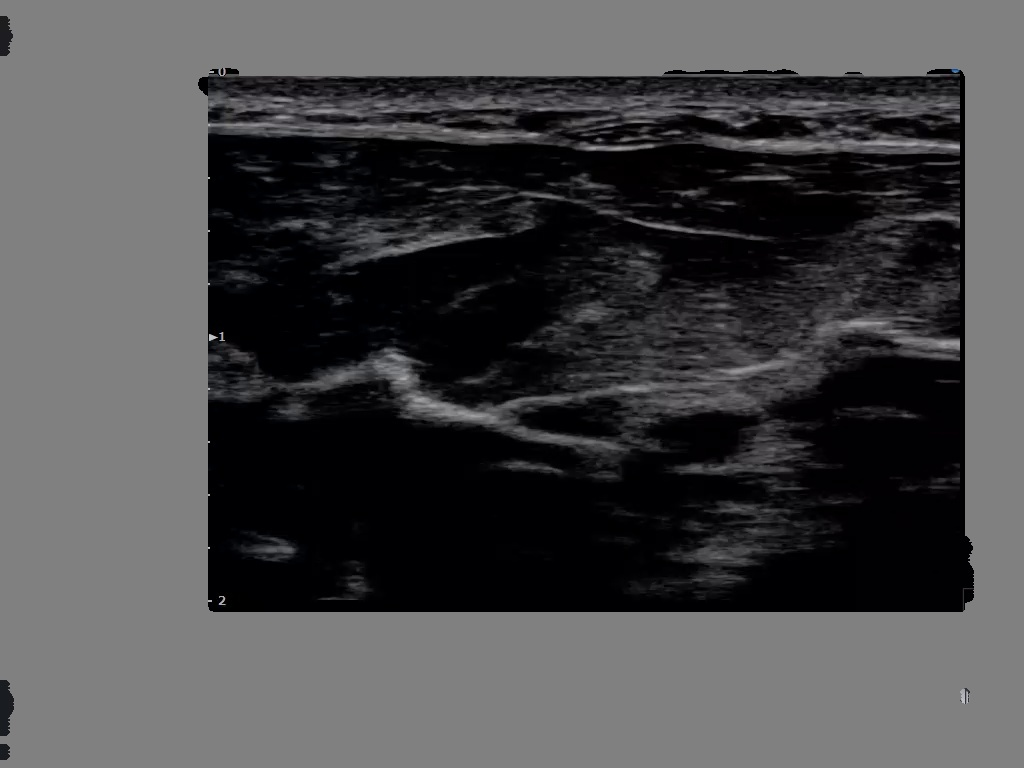
#> input picture mp42file/1-mask.jpg, 1024 x 768 px
$ python contours.py   (older library calls are emulated)
#> lines starting #> are read from the running program, lines starting #| are printed output that depends on the picture; after the words box and inside, x2 and y2 are one past the last pixel; in counts of white or black regions, pixels touching at a corner belong together; long printed decimals are rounded
import cv2 as cv
import numpy as np

# 读入图片
src = cv.imread('./1-mask.jpg')
#> src is the input picture: shape (768, 1024, 3); mean B, G, R 73.5, 72.2, 72.5
# 转换成灰度图
gray = cv.cvtColor(src, cv.COLOR_BGR2GRAY)
# 二值化
ret, thresh = cv.threshold(gray, 1, 127, cv.THRESH_BINARY)
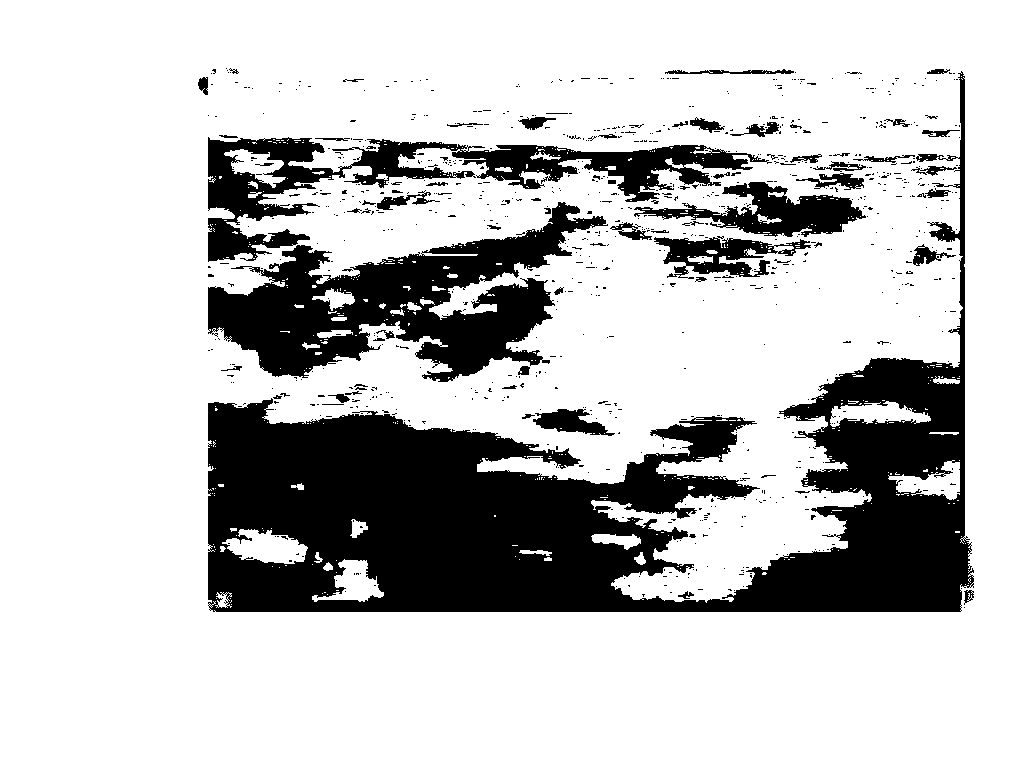
#> thresh: shape (768, 1024); values 0 (black) and 127 (white), 76.8% white; 870 black regions (793 under 20 px)

cv.imshow('thresh - 1-127', thresh)

# 查找轮廓
# binary-二值化结果，contours-轮廓信息，hierarchy-层级
# binary, contours, hierarchy = cv.findContours(thresh, cv.RETR_TREE, cv.CHAIN_APPROX_NONE)
contours, hierarchy = cv.findContours(thresh, cv.RETR_TREE, cv.CHAIN_APPROX_NONE)
#> contours = 1794 contours, 1631 with area under 20; largest, box (x1, y1, x2, y2) and area: (0, 0, 1024, 768) 784641, (207, 70, 975, 613) 126816, (207, 201, 609, 383) 32822, (343, 138, 770, 203) 11117, (207, 136, 353, 263) 10036
# 显示轮廓，tmp为黑色的背景图
tmp = np.zeros(src.shape, np.uint8)
res = cv.drawContours(tmp, contours, -1, (250, 255, 255), 1)
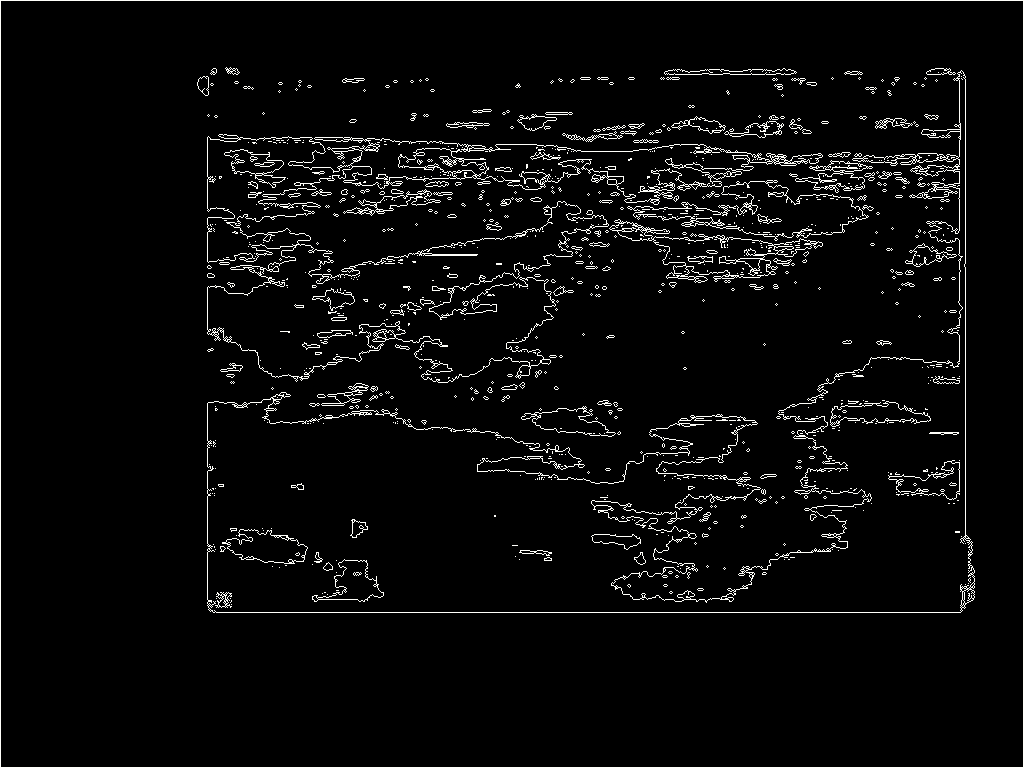
#> res: shape (768, 1024, 3); mean of channels 0, 1, 2 10, 10.2, 10.2; drawn as B, G, R
cv.imshow('Allcontours', res)

cnt = contours[8]
#> cnt = [[209, 605], [210, 604], [211, 605], [210, 606]]
tmp2 = np.zeros(src.shape, np.uint8)
res2 = cv.drawContours(tmp2, cnt, -1, (250, 255, 255), 2)
cv.imshow('cnt', res2)

# 轮廓特征
# 面积
print(cv.contourArea(cnt))
#| 2.0
# 周长,第二个参数指定图形是否闭环,如果是则为True, 否则只是一条曲线.
print(cv.arcLength(cnt, True))
#| 5.657

# 轮廓近似，epsilon数值越小，越近似
epsilon = 0.08 * cv.arcLength(cnt, True)
#> epsilon = 0.453
approx = cv.approxPolyDP(cnt, epsilon, True)
#> approx = [[209, 605], [210, 604], [211, 605], [210, 606]]
tmp2 = np.zeros(src.shape, np.uint8)
# 注意，这里approx要加中括号
res3 = cv.drawContours(tmp2, [approx], -1, (250, 250, 255), 1)
cv.imshow('approx', res3)

# 外接图形
x, y, w, h = cv.boundingRect(cnt)
#> x = 209; y = 604; w = 3; h = 3
# 直接在图片上进行绘制，所以一般要将原图复制一份，再进行绘制
tmp3 = src.copy()
res4 = cv.rectangle(tmp3, (x, y), (x + w, y + h), (0, 0, 255), 2)
cv.imshow('rectangle', res4)

cv.waitKey()
cv.destroyAllWindows()
